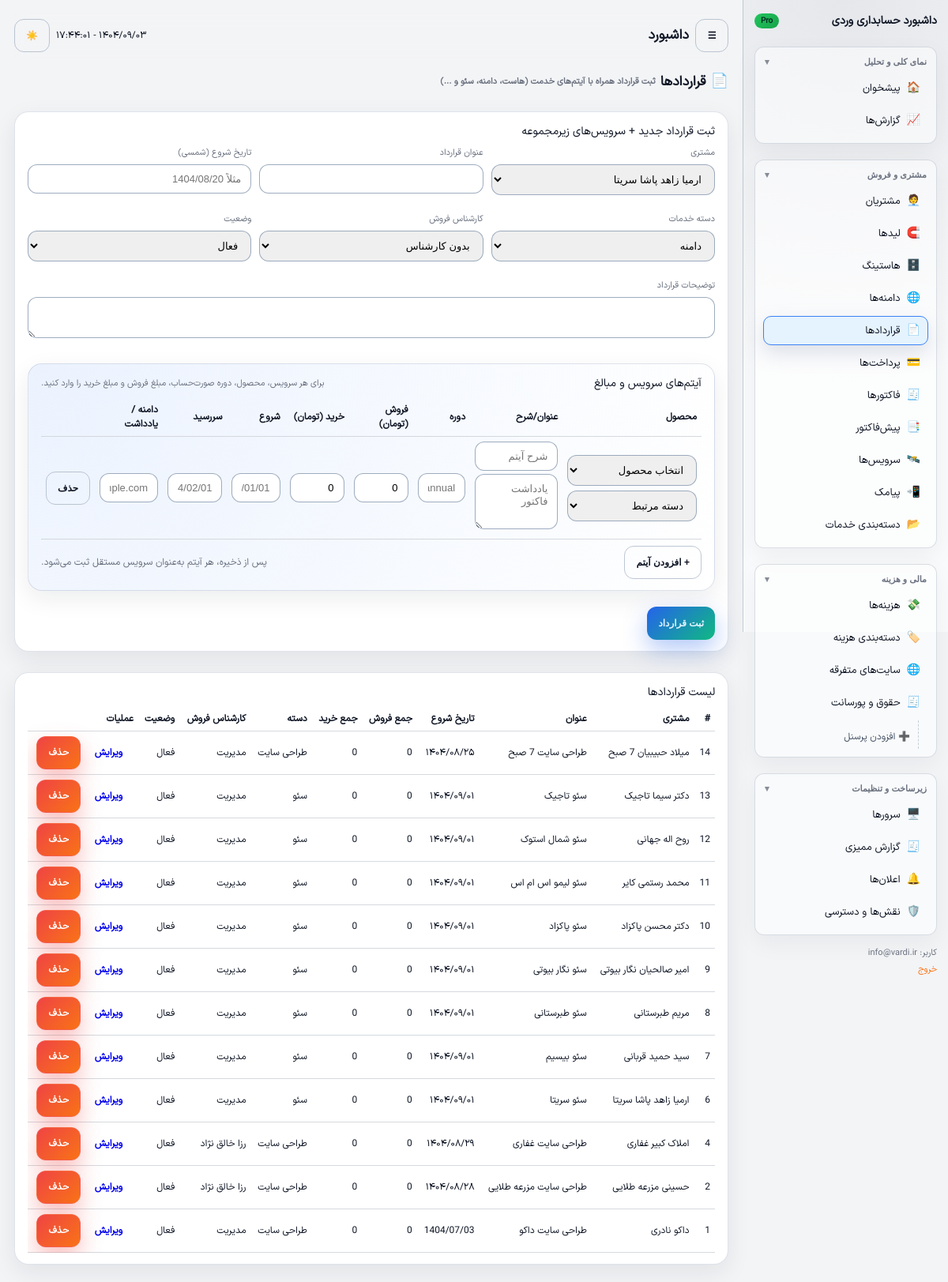
Screenshot of /contracts (signed in) with the database file from the repository.
### tables this page shows
CREATE TABLE `contracts` (
  `id` int(11) NOT NULL,
  `customer_name` varchar(190) NOT NULL,
  `customer_id` int(11) DEFAULT NULL,
  `category_id` int(11) NOT NULL,
  `title` varchar(255) NOT NULL,
  `total_amount` int(11) NOT NULL,
  `total_cost_amount` int(11) NOT NULL DEFAULT 0,
  `start_date` date NOT NULL,
  `end_date` date DEFAULT NULL,
  `status` enum('active','completed','cancelled') DEFAULT 'active',
  `note` text DEFAULT NULL,
  `sales_employee_id` int(11) DEFAULT NULL,
  `whmcs_service_id` int(11) DEFAULT NULL,
  `notes` text DEFAULT NULL,
  `created_at` datetime DEFAULT NULL,
  `updated_at` datetime DEFAULT NULL
);

CREATE TABLE `customers` (
  `id` int(10) UNSIGNED NOT NULL,
  `name` varchar(190) NOT NULL,
  `phone` varchar(50) DEFAULT NULL,
  `email` varchar(190) DEFAULT NULL,
  `note` text DEFAULT NULL,
  `created_at` datetime DEFAULT NULL,
  `updated_at` datetime DEFAULT NULL
);

CREATE TABLE `product_categories` (
  `id` int(11) NOT NULL,
  `name` varchar(190) NOT NULL,
  `slug` varchar(100) NOT NULL,
  `parent_id` int(11) DEFAULT NULL,
  `is_primary` tinyint(1) NOT NULL DEFAULT 0,
  `is_commissionable` tinyint(1) NOT NULL DEFAULT 1,
  `has_direct_cost` tinyint(1) NOT NULL DEFAULT 0,
  `created_at` datetime DEFAULT NULL,
  `updated_at` datetime DEFAULT NULL
);

### src/Core/View.php (called while the page is built, shortened)
<?php
class View
{
    public static function render(string $view, array $data = []): void
    {
        include __DIR__ . '/../../views/layout.php';
    }
}

### src/Controller/ContractsController.php (called while the page is built, shortened)
<?php
class ContractsController
{
    public function index(): void
    {
        try {
            $pdo = Database::connection();
            $customers = $pdo->query("SELECT id, name FROM customers ORDER BY name")->fetchAll();
            $employees = $pdo->query("SELECT id, full_name FROM employees ORDER BY full_name")->fetchAll();
            $categories = $pdo->query("SELECT id, name FROM product_categories ORDER BY name")->fetchAll();
            $products = $pdo->query("SELECT id, name, type, billing_cycle, price FROM products ORDER BY type, name")->fetchAll();
            $sql = "SELECT c.*,
                           cust.name AS customer_name,
                           COALESCE(e.full_name, 'مدیریت') AS employee_name,
                           cat.name AS category_name,
                           COALESCE(SUM(li.sale_amount), 0) AS sale_total,
                           COALESCE(SUM(li.cost_amount), 0) AS cost_total
                    FROM contracts c
                    LEFT JOIN customers cust ON cust.id = c.customer_id
                    LEFT JOIN employees e ON e.id = c.sales_employee_id
                    LEFT JOIN product_categories cat ON cat.id = c.category_id
                    LEFT JOIN contract_line_items li ON li.contract_id = c.id
                    GROUP BY c.id, cust.name, e.full_name, cat.name
                    ORDER BY c.id DESC";
            $rows = $pdo->query($sql)->fetchAll();
            View::render('contracts/index', [
                'user'       => Auth::user(),
                'customers'  => $customers,
                'employees'  => $employees,
                'categories' => $categories,
                'products'   => $products,
                'contracts'  => $rows,
            ]);
        } catch (PDOException $e) {
            View::renderError('خطا در بخش قراردادها: ' . $e->getMessage(), $e->getTraceAsString(), Auth::user());
        }
    }
}

### index.php (called while the page is built, shortened)
<?php
spl_autoload_register(function(string $class) {
    if (strpos($class, 'App\\') === 0) {
        $path = __DIR__ . '/src/' . str_replace('App\\', '', $class) . '.php';
        $path = str_replace('\\', '/', $path);
    }
});
if (file_exists(__DIR__ . '/jdf.php')) {
    require_once __DIR__ . '/jdf.php';
}
$router = new \App\Core\Router();
$router->dispatch();

### src/Core/Str.php (called while the page is built, shortened)
<?php
class Str
{
    public static function normalizeDigits(string $value, bool $stripSeparators = true): string
    {
        $fa = ['۰','۱','۲','۳','۴','۵','۶','۷','۸','۹'];
        $en = ['0','1','2','3','4','5','6','7','8','9'];
        $ar = ['٠','١','٢','٣','٤','٥','٦','٧','٨','٩'];
        $value = str_replace($fa, $en, $value);
        $value = str_replace($ar, $en, $value);
        if ($stripSeparators) {
            $value = str_replace([',', '٬', ' '], '', $value);
        }
        return $value;
    }
    public static function beautifyLabel(?string $value): string
    {
        $value = trim((string)$value);
        $value = str_replace(['-', '_', 'ـ', '–', '—'], ' ', $value);
        $value = preg_replace('/\s+/u', ' ', $value);
        return trim($value);
    }
}

### src/Core/Date.php (called while the page is built, shortened)
<?php
require_once __DIR__ . '/../../jdf.php';
class Date
{
    public static function jDate(?string $value): string
    {
        $value = trim($value);
        $norm = Str::normalizeDigits($value);
        if (preg_match('/^(13|14)(\d{2})[\/-](\d{1,2})[\/-](\d{1,2})$/', $norm, $m)) {
            $year  = $m[1] . $m[2];
            $month = str_pad($m[3], 2, '0', STR_PAD_LEFT);
            $day   = str_pad($m[4], 2, '0', STR_PAD_LEFT);
            return $year . '/' . $month . '/' . $day;
        }
        $ts = strtotime($norm);
        $jalali = jdate('Y/m/d', $ts);
        return $jalali;
    }
}

### jdf.php (called while the page is built, shortened)
<?php
function jdate($format, $timestamp = '', $none = '', $time_zone = 'Asia/Tehran', $tr_num = 'fa') {
  $T_sec = 0;
  $ts = $T_sec + (($timestamp === '') ? time() : tr_num($timestamp));
  $date = explode('_', date('H_i_j_n_O_P_s_w_Y', $ts));
  list($j_y, $j_m, $j_d) = gregorian_to_jalali($date[8], $date[3], $date[2]);
  $sl = strlen($format);
  $out = '';
  for ($i = 0; $i < $sl; $i++) {
    $sub = substr($format, $i, 1);
    switch ($sub) {
      case 'd':
        $out .= ($j_d < 10) ? '0' . $j_d : $j_d;
        break;
      case 'm':
        $out .= ($j_m > 9) ? $j_m : '0' . $j_m;
        break;
      case 'Y':
        $out .= $j_y;
        break;
      default:
        $out .= $sub;
    }
  }
  return ($tr_num != 'en') ? tr_num($out, 'fa', '.') : $out;
}
function tr_num($str, $mod = 'en', $mf = '٫') {
  $num_a = array('0', '1', '2', '3', '4', '5', '6', '7', '8', '9', '.');
  $key_a = array('۰', '۱', '۲', '۳', '۴', '۵', '۶', '۷', '۸', '۹', $mf);
  return ($mod == 'fa') ? str_replace($num_a, $key_a, $str) : str_replace($key_a, $num_a, $str);
}
function gregorian_to_jalali($gy, $gm, $gd, $mod = '') {
   list($gy, $gm, $gd) = explode('_', tr_num($gy . '_' . $gm . '_' . $gd));
  $g_d_m = array(0, 31, 59, 90, 120, 151, 181, 212, 243, 273, 304, 334);
  $gy2 = ($gm > 2) ? ($gy + 1) : $gy;
  $days = 355666 + (365 * $gy) + ((int) (($gy2 + 3) / 4)) - ((int) (($gy2 + 99) / 100)) + ((int) (($gy2 + 399) / 400)) + $gd + $g_d_m[$gm - 1];
  $jy = -1595 + (33 * ((int) ($days / 12053)));
  $days %= 12053;
  $jy += 4 * ((int) ($days / 1461));
  $days %= 1461;
  if ($days > 365) {
    $jy += (int) (($days - 1) / 365);
    $days = ($days - 1) % 365;
  }
  if ($days < 186) {
    $jm = 1 + (int) ($days / 31);
    $jd = 1 + ($days % 31);
  } else {
    $jm = 7 + (int) (($days - 186) / 30);
    $jd = 1 + (($days - 186) % 30);
  }
  return ($mod == '') ? array($jy, $jm, $jd) : $jy . $mod . $jm . $mod . $jd;
}

### views/contracts/index.php (the view, shortened to what this page needs)
<div class="topbar-title" style="margin-bottom:8px;">
    <span class="emoji">📄</span>
    <span>قراردادها</span>
    <div style="font-size:11px;color:#6b7280;">ثبت قرارداد همراه با آیتم‌های خدمت (هاست، دامنه، سئو و ...)</div>
</div>
<div class="card-soft" style="margin-bottom:10px;">
    <div class="card-header">
        <div class="card-title">ثبت قرارداد جدید + سرویس‌های زیرمجموعه</div>
    </div>
    <form method="post" action="/contracts/create" id="contract-form">
        <div class="grid" style="grid-template-columns:repeat(3,minmax(0,1fr));gap:10px;">
            <div class="form-field">
                <label class="form-label">مشتری</label>
                <select name="customer_id" class="form-select">
                    <?php foreach ($customers as $cust): ?>
                        <option value="<?php echo (int)$cust['id']; ?>">
                            <?php echo htmlspecialchars(Str::beautifyLabel($cust['name']), ENT_QUOTES, 'UTF-8'); ?>
                        </option>
                    <?php endforeach; ?>
                </select>
            </div>
            <div class="form-field">
                <label class="form-label">عنوان قرارداد</label>
                <input type="text" name="title" class="form-input" required>
            </div>
            <div class="form-field">
                <label class="form-label">تاریخ شروع (شمسی)</label>
                <input type="text" name="start_date" class="form-input jalali-picker" placeholder="مثلاً 1404/08/20">
            </div>
            <div class="form-field">
                <label class="form-label">دسته خدمات</label>
                <select name="category_id" class="form-select">
                    <?php foreach ($categories as $cat): ?>
                        <option value="<?php echo (int)$cat['id']; ?>">
                            <?php echo htmlspecialchars(Str::beautifyLabel($cat['name']), ENT_QUOTES, 'UTF-8'); ?>
                        </option>
                    <?php endforeach; ?>
                </select>
            </div>
            <div class="form-field">
                <label class="form-label">کارشناس فروش</label>
                <select name="employee_id" class="form-select">
                    <option value="">بدون کارشناس</option>
                </select>
            </div>
            <div class="form-field">
                <label class="form-label">وضعیت</label>
                <select name="status" class="form-select">
                    <option value="active">فعال</option>
                </select>
            </div>
            <div class="form-field" style="grid-column:1/-1;">
                <label class="form-label">توضیحات قرارداد</label>
                <textarea name="note" class="form-input" rows="2"></textarea>
            </div>
        </div>
        <div class="card" style="margin:12px 0;">
            <div class="card-header">
                <div class="card-title">آیتم‌های سرویس و مبالغ</div>
                <div style="font-size:11px;color:#6b7280;">برای هر سرویس، محصول، دوره صورت‌حساب، مبلغ فروش و مبلغ خرید را وارد کنید.</div>
            </div>
            <div style="overflow-x:auto;">
                <table class="table">
                    <thead>
                    <tr>
                        <th style="min-width:140px;">محصول</th>
                        <th>عنوان/شرح</th>
                        <th>دوره</th>
                        <th>فروش (تومان)</th>
                        <th>خرید (تومان)</th>
                        <th>شروع</th>
                        <th>سررسید</th>
                        <th>دامنه / یادداشت</th>
                        <th></th>
                    </tr>
                    </thead>
                    <tbody id="line-items-body">
                    <tr class="line-item-row">
                        <td>
                            <select name="item_product_id[]" class="form-select item-product">
                                <option value="">انتخاب محصول</option>
                            </select>
                            <select name="item_category_id[]" class="form-select" style="margin-top:6px;">
                                <option value="">دسته مرتبط</option>
                            </select>
                        </td>
                        <td>
                            <input type="text" name="item_title[]" class="form-input" placeholder="شرح آیتم">
                            <textarea name="item_notes[]" class="form-textarea" rows="1" placeholder="یادداشت فاکتور" style="margin-top:4px;"></textarea>
                        </td>
                        <td><input type="text" name="item_billing_cycle[]" class="form-input item-billing-cycle" placeholder="monthly/annual"></td>
                        <td><input type="text" name="item_sale_amount[]" class="form-input money-input" value="0"></td>
                        <td><input type="text" name="item_cost_amount[]" class="form-input money-input" value="0"></td>
                        <td><input type="text" name="item_start_date[]" class="form-input jalali-picker" placeholder="1404/01/01"></td>
                        <td><input type="text" name="item_next_due_date[]" class="form-input jalali-picker" placeholder="1404/02/01"></td>
                        <td>
                            <input type="text" name="item_domain[]" class="form-input" placeholder="example.com">
                        </td>
                        <td style="text-align:center;">
                            <button type="button" class="btn btn-xs btn-outline remove-line">حذف</button>
                        </td>
                    </tr>
                    </tbody>
                </table>
            </div>
            <div style="display:flex;justify-content:space-between;align-items:center;margin-top:8px;">
                <button type="button" class="btn btn-outline" id="add-line-item">+ افزودن آیتم</button>
                <div style="font-size:12px;color:#6b7280;">پس از ذخیره، هر آیتم به‌عنوان سرویس مستقل ثبت می‌شود.</div>
            </div>
        </div>
        <button type="submit" class="btn btn-primary" style="margin-top:8px;">ثبت قرارداد</button>
    </form>
</div>
<div class="card-soft">
    <div class="card-header">
        <div class="card-title">لیست قراردادها</div>
    </div>
    <div style="overflow-x:auto;">
        <table class="table">
            <thead>
            <tr>
                <th>#</th>
                <th>مشتری</th>
                <th>عنوان</th>
                <th>تاریخ شروع</th>
                <th>جمع فروش</th>
                <th>جمع خرید</th>
                <th>دسته</th>
                <th>کارشناس فروش</th>
                <th>وضعیت</th>
                <th>عملیات</th>
            </tr>
            </thead>
            <tbody>
            <?php if (empty($contracts)): ?>
                <tr><td colspan="10">هنوز قراردادی ثبت نشده است.</td></tr>
            <?php else: ?>
                <?php foreach ($contracts as $c): ?>
                    <tr>
                        <td><?php echo (int)$c['id']; ?></td>
                        <td><?php echo htmlspecialchars(Str::beautifyLabel($c['customer_name']), ENT_QUOTES, 'UTF-8'); ?></td>
                        <td><?php echo htmlspecialchars(Str::beautifyLabel($c['title']), ENT_QUOTES, 'UTF-8'); ?></td>
                        <td><?php echo Date::jDate($c['start_date']); ?></td>
                        <td><?php echo number_format((int)($c['sale_total'] ?? $c['total_amount'] ?? 0)); ?></td>
                        <td><?php echo number_format((int)($c['cost_total'] ?? $c['total_cost_amount'] ?? 0)); ?></td>
                        <td><?php echo htmlspecialchars($c['category_name'] ?? '', ENT_QUOTES, 'UTF-8'); ?></td>
                        <?php $employeeName = $c['employee_name'] ?? 'مدیریت'; ?>
                        <td><?php echo htmlspecialchars($employeeName, ENT_QUOTES, 'UTF-8'); ?></td>
                        <td>
                            <?php
                            $statusLabel = [
                                'active'   => 'فعال',
                                'pending'  => 'در انتظار',
                                'closed'   => 'بسته شده',
                                'canceled' => 'لغو شده',
                            ][$c['status']] ?? $c['status'];
                            echo htmlspecialchars($statusLabel, ENT_QUOTES, 'UTF-8');
                            ?>
                        </td>
                        <td>
                            <a href="/contracts/edit?id=<?php echo (int)$c['id']; ?>" class="btn btn-xs">ویرایش</a>
                            <a href="/contracts/delete?id=<?php echo (int)$c['id']; ?>"
                               class="btn btn-xs btn-danger"
                               onclick="return confirm('حذف این قرارداد؟');">حذف</a>
                        </td>
                    </tr>
                <?php endforeach; ?>
            <?php endif; ?>
            </tbody>
        </table>
    </div>
</div>

### rows the page displays
contracts: id "14", customer.name "میلاد حبیبیان 7 صبح", title "طراحی سایت 7 صبح", start_date "۱۴۰۴/۰۸/۲۵", sale_total "0", cost_total "0", product_categories.name "طراحی سایت", employeeName "مدیریت", status "فعال"
contracts: id "13", customer.name "دکتر سیما تاجیک", title "سئو تاجیک", start_date "۱۴۰۴/۰۹/۰۱", sale_total "0", cost_total "0", product_categories.name "سئو", employeeName "مدیریت", status "فعال"
contracts: id "12", customer.name "روح اله جهانی", title "سئو شمال استوک", start_date "۱۴۰۴/۰۹/۰۱", sale_total "0", cost_total "0", product_categories.name "سئو", employeeName "مدیریت", status "فعال"
contracts: id "11", customer.name "محمد رستمی کایر", title "سئو لیمو اس ام اس", start_date "۱۴۰۴/۰۹/۰۱", sale_total "0", cost_total "0", product_categories.name "سئو", employeeName "مدیریت", status "فعال"
contracts: id "10", customer.name "دکتر محسن پاکزاد", title "سئو پاکزاد", start_date "۱۴۰۴/۰۹/۰۱", sale_total "0", cost_total "0", product_categories.name "سئو", employeeName "مدیریت", status "فعال"
contracts: id "9", customer.name "امیر صالحیان نگار بیوتی", title "سئو نگار بیوتی", start_date "۱۴۰۴/۰۹/۰۱", sale_total "0", cost_total "0", product_categories.name "سئو", employeeName "مدیریت", status "فعال"
contracts: id "8", customer.name "مریم طبرستانی", title "سئو طبرستانی", start_date "۱۴۰۴/۰۹/۰۱", sale_total "0", cost_total "0", product_categories.name "سئو", employeeName "مدیریت", status "فعال"
contracts: id "7", customer.name "سید حمید قربانی", title "سئو بیسیم", start_date "۱۴۰۴/۰۹/۰۱", sale_total "0", cost_total "0", product_categories.name "سئو", employeeName "مدیریت", status "فعال"
contracts: id "6", customer.name "ارمیا زاهد پاشا سریتا", title "سئو سریتا", start_date "۱۴۰۴/۰۹/۰۱", sale_total "0", cost_total "0", product_categories.name "سئو", employeeName "مدیریت", status "فعال"
contracts: id "4", customer.name "املاک کبیر غفاری", title "طراحی سایت غفاری", start_date "۱۴۰۴/۰۸/۲۹", sale_total "0", cost_total "0", product_categories.name "طراحی سایت", employeeName "رزا خالق نژاد", status "فعال"
contracts: id "2", customer.name "حسینی مزرعه طلایی", title "طراحی سایت مزرعه طلایی", start_date "۱۴۰۴/۰۸/۲۸", sale_total "0", cost_total "0", product_categories.name "طراحی سایت", employeeName "رزا خالق نژاد", status "فعال"
contracts: id "1", customer.name "داکو نادری", title "طراحی سایت داکو", start_date "1404/07/03", sale_total "0", cost_total "0", product_categories.name "طراحی سایت", employeeName "مدیریت", status "فعال"

### other values shown
$user['email'] "info@vardi.ir"
form field customer_id "ارمیا زاهد پاشا سریتا"
form field category_id "دامنه"
